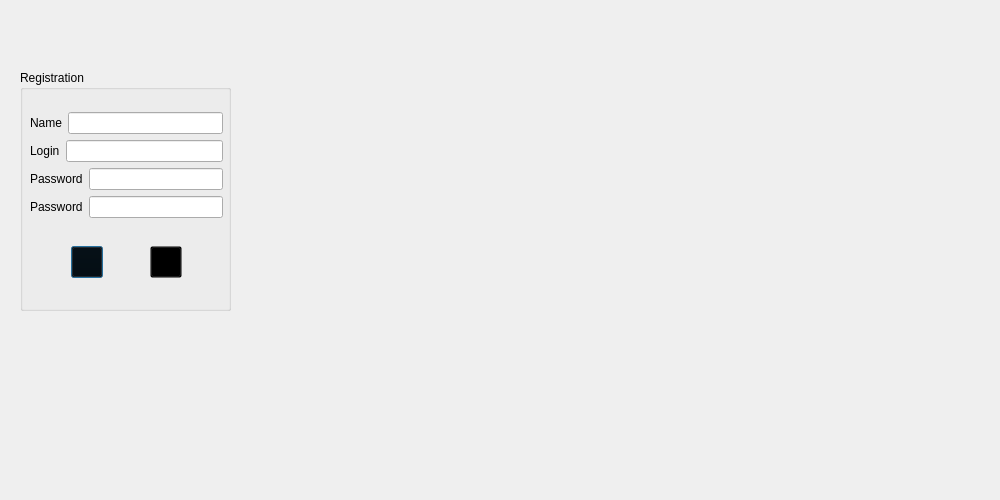
<?xml version="1.0" encoding="UTF-8"?>
<ui version="4.0">
 <class>SignUp</class>
 <widget class="QDialog" name="SignUp">
  <property name="geometry">
   <rect>
    <x>0</x>
    <y>0</y>
    <width>1000</width>
    <height>500</height>
   </rect>
  </property>
  <property name="windowTitle">
   <string>Dialog</string>
  </property>
  <property name="styleSheet">
   <string notr="true"/>
  </property>
  <widget class="QGroupBox" name="groupBox">
   <property name="geometry">
    <rect>
     <x>20</x>
     <y>70</y>
     <width>211</width>
     <height>241</height>
    </rect>
   </property>
   <property name="styleSheet">
    <string notr="true"/>
   </property>
   <property name="title">
    <string>Registration</string>
   </property>
   <property name="flat">
    <bool>false</bool>
   </property>
   <property name="checked">
    <bool>false</bool>
   </property>
   <widget class="QWidget" name="layoutWidget">
    <property name="geometry">
     <rect>
      <x>10</x>
      <y>20</y>
      <width>193</width>
      <height>210</height>
     </rect>
    </property>
    <layout class="QVBoxLayout" name="verticalLayout_3">
     <item>
      <layout class="QVBoxLayout" name="verticalLayout_2">
       <item>
        <layout class="QVBoxLayout" name="verticalLayout">
         <item>
          <layout class="QHBoxLayout" name="horizontalLayout_1">
           <item>
            <widget class="QLabel" name="Name_label">
             <property name="text">
              <string>Name</string>
             </property>
            </widget>
           </item>
           <item>
            <widget class="QLineEdit" name="name"/>
           </item>
          </layout>
         </item>
         <item>
          <layout class="QHBoxLayout" name="horizontalLayout_2">
           <item>
            <widget class="QLabel" name="Login_label">
             <property name="text">
              <string>Login</string>
             </property>
            </widget>
           </item>
           <item>
            <widget class="QLineEdit" name="login"/>
           </item>
          </layout>
         </item>
         <item>
          <layout class="QHBoxLayout" name="horizontalLayout_3">
           <item>
            <widget class="QLabel" name="password_1_label">
             <property name="text">
              <string>Password</string>
             </property>
            </widget>
           </item>
           <item>
            <widget class="QLineEdit" name="pass_1">
             <property name="echoMode">
              <enum>QLineEdit::Password</enum>
             </property>
            </widget>
           </item>
          </layout>
         </item>
         <item>
          <layout class="QHBoxLayout" name="horizontalLayout_4">
           <item>
            <widget class="QLabel" name="password_2_label">
             <property name="text">
              <string>Password</string>
             </property>
            </widget>
           </item>
           <item>
            <widget class="QLineEdit" name="pass_2">
             <property name="whatsThis">
              <string/>
             </property>
             <property name="text">
              <string/>
             </property>
             <property name="echoMode">
              <enum>QLineEdit::Password</enum>
             </property>
            </widget>
           </item>
          </layout>
         </item>
        </layout>
       </item>
      </layout>
     </item>
     <item>
      <layout class="QHBoxLayout" name="horizontalLayout_5">
       <item>
        <widget class="QPushButton" name="back">
         <property name="minimumSize">
          <size>
           <width>32</width>
           <height>32</height>
          </size>
         </property>
         <property name="maximumSize">
          <size>
           <width>32</width>
           <height>32</height>
          </size>
         </property>
         <property name="styleSheet">
          <string notr="true">background: transparent;</string>
         </property>
         <property name="text">
          <string/>
         </property>
         <property name="icon">
          <iconset resource="../resources/resource.qrc">
           <normaloff>:/src/img/back.png</normaloff>:/src/img/back.png</iconset>
         </property>
         <property name="iconSize">
          <size>
           <width>32</width>
           <height>32</height>
          </size>
         </property>
        </widget>
       </item>
       <item>
        <widget class="QPushButton" name="signUpButton">
         <property name="minimumSize">
          <size>
           <width>32</width>
           <height>32</height>
          </size>
         </property>
         <property name="maximumSize">
          <size>
           <width>32</width>
           <height>32</height>
          </size>
         </property>
         <property name="styleSheet">
          <string notr="true">background: transparent;</string>
         </property>
         <property name="text">
          <string/>
         </property>
         <property name="icon">
          <iconset resource="../resources/resource.qrc">
           <normaloff>:/src/img/sign_up1.png</normaloff>:/src/img/sign_up1.png</iconset>
         </property>
         <property name="iconSize">
          <size>
           <width>32</width>
           <height>32</height>
          </size>
         </property>
        </widget>
       </item>
      </layout>
     </item>
    </layout>
   </widget>
  </widget>
  <widget class="QLabel" name="minion_label">
   <property name="geometry">
    <rect>
     <x>380</x>
     <y>10</y>
     <width>341</width>
     <height>391</height>
    </rect>
   </property>
   <property name="text">
    <string/>
   </property>
   <property name="pixmap">
    <pixmap>minions_PNG17.png</pixmap>
   </property>
  </widget>
 </widget>
 <resources>
  <include location="../resources/resource.qrc"/>
 </resources>
 <connections/>
 <slots>
  <signal>signal1()</signal>
  <slot>slot1()</slot>
 </slots>
</ui>
